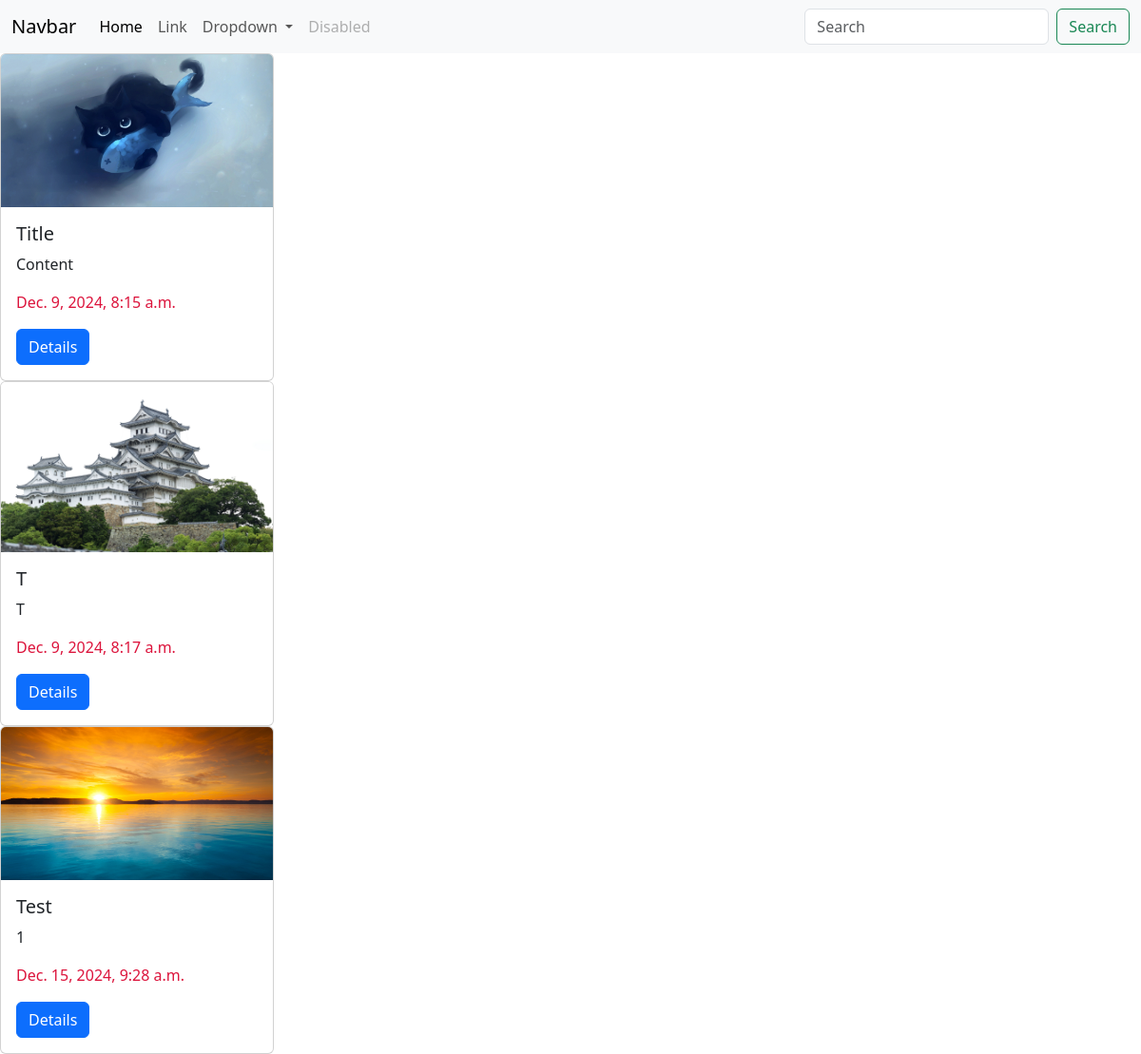
The app's page /posts/, older data.
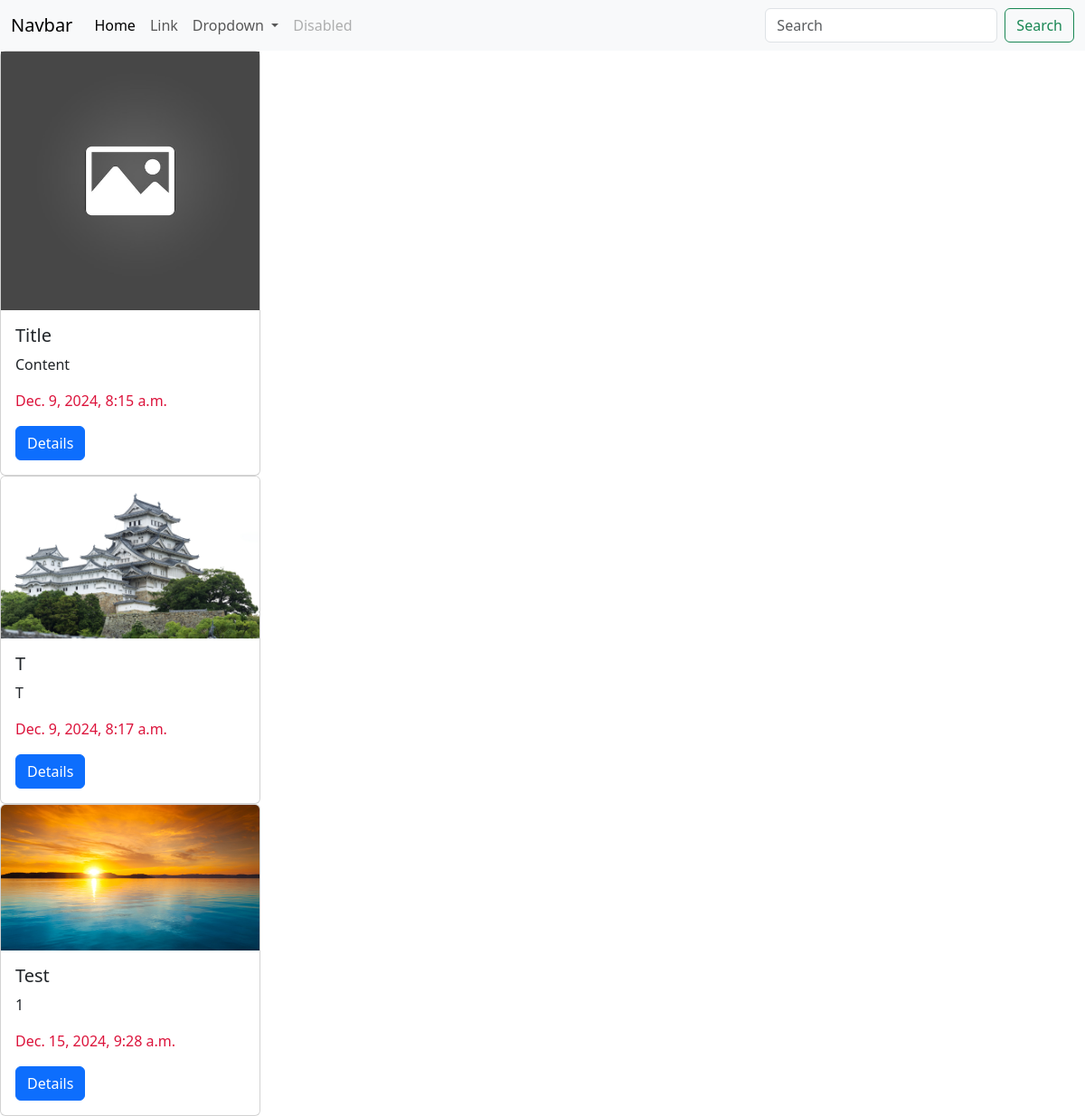
The same page, newer data.
### posts/models.py (models this page shows, shortened)
class Post(models.Model):
    title = models.CharField(max_length=56)
    content = models.TextField()
    rate =models.IntegerField(null=True,blank=True)
    created_at = models.DateTimeField(null=True, auto_now_add=True)
    updated_at = models.DateTimeField(null=True, auto_now=True)
    image = models.ImageField(null=True, blank=True)

### posts/views.py (the view)
# urls.py: path("posts/", posts_list_view),
def posts_list_view(request):
    posts = Post.objects.all()
    return render(request, "posts/list_view.html", context={"posts": posts})

### templates/posts/list_view.html
{% extends 'base.html' %}
{% block content %}
{% for post in posts %}
    <div class="card" style="width: 18rem;">
      {% if post.image %}
        <img class="card-img-top" src="{{post.image.url}}" alt="Card image cap"></img>
      {%  else %}
          <img src="/static/placeholder.png" alt="Card image cap"></img>
      {% endif %}
      <div class="card-body">
        <h5 class="card-title">{{ post.title }}</h5>
        <p class="card-text">{{ post.content }}</p>
        <p class="card-text" style="color: crimson">{{ post.created_at }}</p>
        <a href="/posts/{{ post.id }}/" class="btn btn-primary">Details</a>
      </div>
    </div>
    {% endfor %}
{% endblock %}

Row changes from the older to the newer data that the page shows:
changed Post "Title": image: picture removed
